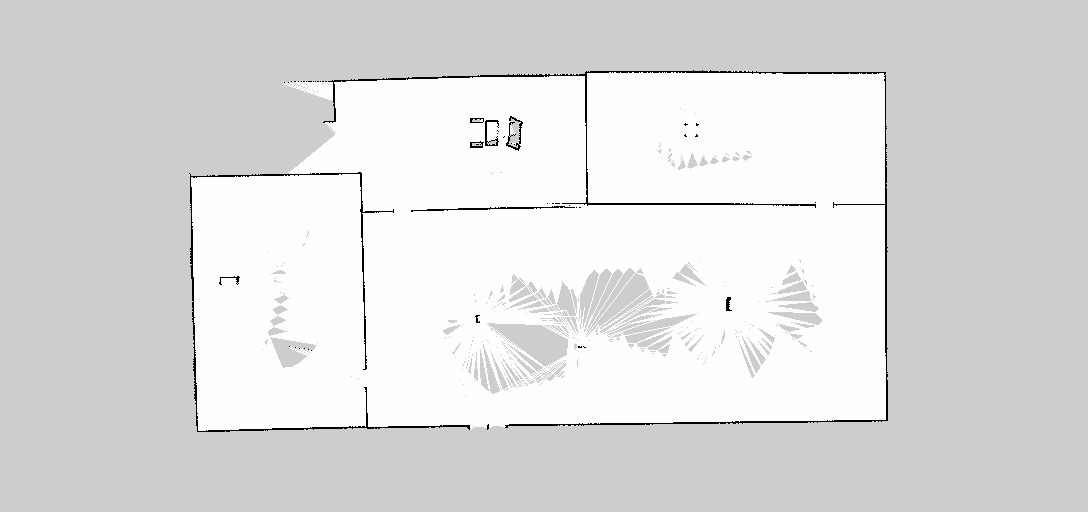
#> input picture mbot_navigation/maps/gmapping_save.pgm, 1088 x 512 px, found by its file name
$ python testpath.py
#> lines starting #> are read from the running program, lines starting #| are printed output that depends on the picture
import numpy as np
import matplotlib.pyplot as plt
from PIL import Image
class CoveragePathWithObstacleAvoidance:
    def __init__(self, grid_map):
        self.grid_map = grid_map
        self.visited = np.zeros_like(grid_map)  # 用于跟踪已访问的单元格
        self.path = []
        self.directions = [(0, 1), (1, 0), (0, -1), (-1, 0)]  # 顺时针方向：右，下，左，上

    def is_valid(self, x, y):
        # 检查是否在地图范围内且该单元格可访问
        return 0 <= x < self.grid_map.shape[0] and 0 <= y < self.grid_map.shape[1] and self.grid_map[x, y] == 0

    def visit(self, x, y):
        self.visited[x, y] = 1
        self.path.append((x, y))

    def spiral_coverage(self, start_x, start_y):
        stack = [(start_x, start_y)]
        while stack:
            x, y = stack.pop()
            if not self.visited[x, y]:
                self.visit(x, y)
                for direction in self.directions:
                    new_x, new_y = x + direction[0], y + direction[1]
                    if self.is_valid(new_x, new_y) and not self.visited[new_x, new_y]:
                        stack.append((new_x, new_y))

    def get_path(self):
        return self.path

# 创建一个简单的10x10的空闲地图，1表示障碍物
grid_map = np.zeros((10, 10))
# 添加一些障碍物
grid_map[3:7, 4] = 1
grid_map[7, 2:5] = 1


def generate_random_grid(size=100, obstacle_probability=0.2):
    """
    生成一个随机的grid，其中1表示障碍物，0表示空闲区域。

    :param size: grid的大小，默认为100x100
    :param obstacle_probability: 每个单元格为障碍物的概率，默认为0.2（20%）
    :return: 随机生成的grid_map
    """
    grid_map = np.random.choice([0, 1], size=(size, size), p=[1-obstacle_probability, obstacle_probability])
    return grid_map

# 生成一个100x100的随机grid，障碍物概率为20%
grid_map = generate_random_grid()


image_path = "d:/lyx/knowledge/ros_senior-main/mbot_navigation/maps/gmapping_save.pgm"

try:
    with Image.open(image_path) as img:
#> img is the input picture: PIL image 1088x512 L; min 0, max 254, mean 221.7
        image = np.array(img)
        print("Image loaded successfully")
except Exception as e:
    print(f"Failed to load image: {e}")
def generate_grid_map(image):
    # 创建与图像大小相同的栅格地图
    grid_map = np.zeros_like(image, dtype=np.int8)

    # 将像素值转换为栅格地图的值
    grid_map[image == 0] = 1  # 障碍物
    grid_map[image == 255] = 0  # 空闲区域
    grid_map[image == 205] = -1  # 未知区域

    return grid_map

# 生成栅格地图
grid_map = generate_grid_map(image)
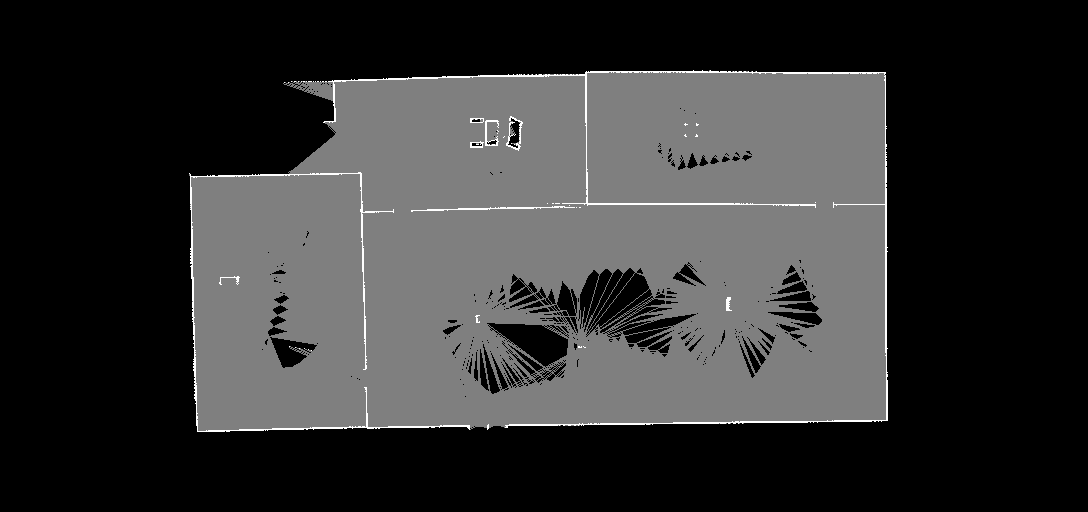
#> grid_map: shape (512, 1088) int8; min -1, max 1, mean -0.598; drawn with min black and max white
# 打印或进一步处理栅格地图
print(grid_map)
#> (printed output is left out)
def downsample_grid_map(grid_map, robot_diameter, resolution):
    # 计算重采样因子（新栅格单元格大小相对于原栅格单元格大小）
#> called with robot_diameter = 0.4, resolution = 0.05
    factor = int(robot_diameter / resolution)

    # 获取原始地图的尺寸
    height, width = grid_map.shape
#> height = 512; width = 1088

    # 计算新的地图尺寸
    new_height = height // factor
#> new_height = 64
    new_width = width // factor
#> new_width = 136

    # 创建新的栅格地图
    new_grid_map = np.zeros((new_height, new_width), dtype=np.int8)

    # 对每个区块进行重采样
    for i in range(new_height):
        for j in range(new_width):
            # 获取原地图中相应的区块
            block = grid_map[i*factor:(i+1)*factor, j*factor:(j+1)*factor]

            # 如果区块中有障碍物（值为1），则新单元格标记为障碍物
            if np.any(block == 1):
                new_grid_map[i, j] = 1
            # 如果区块中所有单元格都是空闲区域，则标记为空闲区域
            elif np.all(block == 0):
                new_grid_map[i, j] = 0
            # 否则，标记为未知区域
            else:
                new_grid_map[i, j] = -1
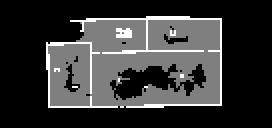
#> new_grid_map: shape (64, 136) int8 (shown 2 times larger); min -1, max 1, mean -0.575; drawn with min black and max white

    return new_grid_map

# 示例使用
robot_diameter = 0.4  # 机器人的直径
resolution = 0.05  # 原始地图的分辨率

# 生成降采样后的栅格地图
grid_map = downsample_grid_map(grid_map, robot_diameter, resolution)

coverage = CoveragePathWithObstacleAvoidance(grid_map)
coverage.spiral_coverage(50, 50)
#> the loop in spiral_coverage, `while stack:` made 3960 passes
#> (x, y) on passes 2 to 4: (49, 50), (48, 50), (47, 50)
path = coverage.get_path()
#> path = 2168 pairs, first value 10 to 52, second value 38 to 109

# 显示地图和路径
plt.imshow(grid_map, cmap='gray_r', origin='lower')

# 将路径绘制在地图上
x_coords = [point[0] for point in path]
#> x_coords = 2168 values, max 52 at index 482, min 10 at index 40, mean 29.29
y_coords = [point[1] for point in path]
#> y_coords = 2168 values, max 109 at index 1977, min 38 at index 62, mean 76.89

plt.plot(y_coords, x_coords, marker='o', color='blue', linestyle='-', linewidth=2, markersize=5)

# # 显示路径点的顺序
# for i, (x, y) in enumerate(path):
#     plt.text(y, x, str(i+1), fontsize=12, ha='right')

# 设置轴的标签和标题
plt.xlabel("X Coordinate")
plt.ylabel("Y Coordinate")
plt.title("Robot Coverage Path with Obstacle Avoidance")

# 显示网格
plt.grid(True)

# 显示绘制的图像
plt.show()
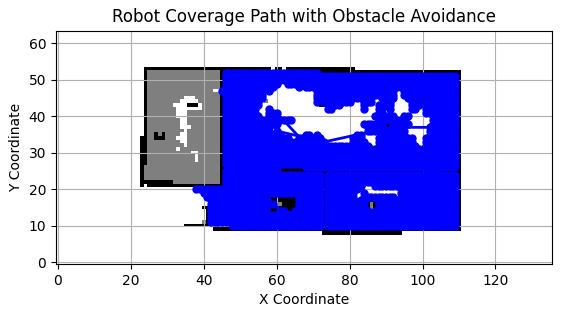
#> figure drawn by matplotlib, 1 panel
